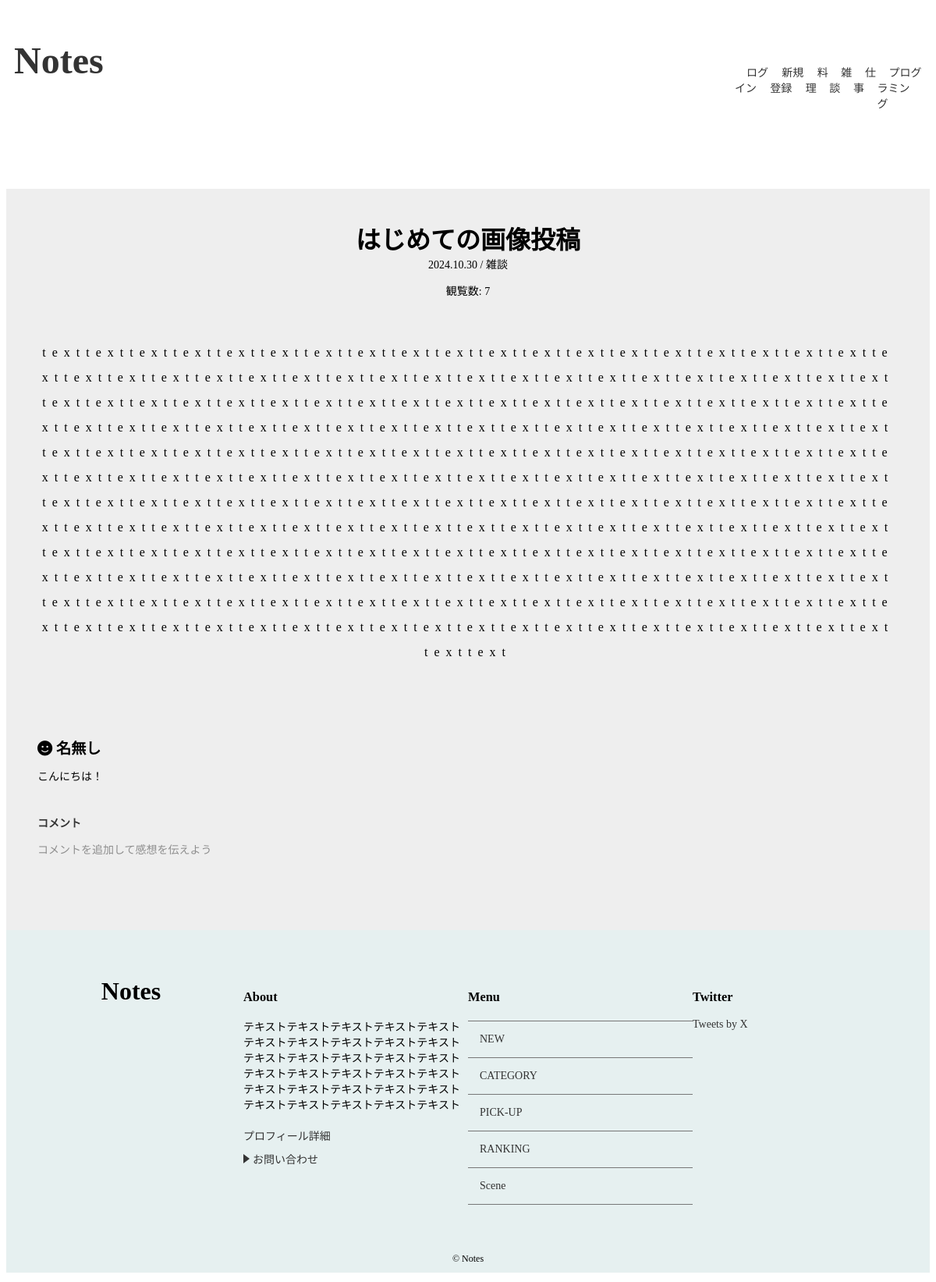
/detail/4/, run on the app's committed database.
### notes/models.py (models this page shows, shortened)
class Post(models.Model):
    title = models.CharField('タイトル',max_length=255)
    image = models.ImageField(upload_to='images',verbose_name='イメージ画像',null=True, blank=True)
    text = models.TextField('本文')
    author = models.ForeignKey(User, on_delete=models.CASCADE, verbose_name='著者', null=True, blank=True)
    created_at = models.DateTimeField('作成日',default=timezone.now)
    category = models.ForeignKey(Category,verbose_name='カテゴリ',on_delete=models.PROTECT)
    views = models.PositiveIntegerField(default=1)
    tags = TaggableManager()

class Category(models.Model):
    name = models.CharField('カテゴリ',max_length=30)
    image = models.ImageField(upload_to='category_images/', blank=True,null=True)
    created_at = models.DateField('作成日',default=timezone.now)
    def __str__(self):
        return self.name

class Comment(models.Model):
    name = models.CharField('コメント',max_length=30,default='名無し')
    text = models.TextField('本文')
    post = models.ForeignKey(Post,verbose_name='紐づく記事',on_delete=models.PROTECT)
    created_at = models.DateField('作成日',default=timezone.now)

### notes/views.py (the view)
# urls.py: path('detail/<int:pk>/',views.DetailView.as_view(),name='detail'),
class DetailView(generic.DetailView):
    model = Post
    def get(self, request, *args, **kwargs):
        response = super().get(request, *args, **kwargs)
        post = self.get_object()
        post.views += 1
        post.save()
        return response

### notes/context_processors.py (called while the page is built)
def common(repuest):
    context = {
        'category_list':Category.objects.all(),
    }
    return context

### notes/templates/notes/post_detail.html
{% extends 'notes/base.html' %}
{% load static %}
{% block extra_css %}
<link rel="stylesheet" href="{% static 'notes/css/detail.css' %}">
{% endblock %}
{% block content %}
{% if post %}
<div id="post-detail-container">
  <div id="post-detail" class="wrapper">
    <div id="post-detail-title">{{ post.title }}</div>
    <div id="post-detail-created_at">
      {{ post.created_at|date:"Y.m.d"}} / {{ post.category }}
    </div>
    <p>観覧数: {{ post.views }}</p>
    <div id="post-detail-text">
      {{ post.text|linebreaksbr }}
    </div>
    {% else %}
    <p>データが見つかりませんでした。</p>
  {% endif %}
  </div>
    <div id="post-detail-comments" class="wrapper">
    {% for comment in post.comment_set.all %}
    <div id="comment-content">
      <div id="comment-name">
        <i class="fa-solid fa-face-smile"></i> {{ comment.name }}
      </div>
      <div id="comment-text">
        {{ comment.text|linebreaksbr }}
      </div>
    </div>
    {% endfor %}
    <div id="comment-btn">
      <a  href="{% url 'notes:comment' post.pk %}">コメント</a>
      <p>コメントを追加して感想を伝えよう</p>
    </div>
  </div>
</div>
{% endblock %}

### notes/static/notes/css/index.css (style rules this page uses)
* { box-sizing: border-box; }
html { font-size: 100%; scroll-behavior: smooth; }
body { font-size: 0.875rem; background-color: #ffffff; }
a { color: #333; text-decoration: none; transform: all 0.5s; }
.wrapper { max-width: 1200px; margin: 0 auto; padding: 0 0; }
@media (min-width: 768px) { #post-detail-title { font-size: 1.5rem; } }
@media (min-width: 768px) { #post-detail-text { padding: 20px; } }

### notes/static/notes/css/detail.css (style rules this page uses)
#post-detail-container { max-width: 100%; background-color: #eeeeee; padding-top: 40px; padding-bottom: 40px; margin: 0 auto; min-height: 100vh; }
#post-detail { text-align: center; }
#post-detail-title { font-size: 2rem; font-weight: bold; }
#post-detail-text { max-width: 100%; padding: 40px 40px; box-sizing: border-box; word-wrap: break-word; font-size: 1rem; letter-spacing: 0.5em; line-height: 2; }
#post-detail-comments { padding: 40px 40px; }
#comment-content { margin-bottom: 40px; }
#comment-name { font-size: 1.2rem; font-weight: bold; padding: 12px 0 ; }
#comment-btn a { font-weight: bold; }
#comment-btn p { opacity: 0.4; }

### data on the page
Post: title "はじめての画像投稿", created_at "2024.10.30", category "雑談", views "7", text "texttexttexttexttexttexttexttexttexttexttexttexttexttexttexttexttexttexttexttexttexttexttexttexttexttexttexttexttexttexttexttexttexttexttexttexttexttexttexttexttexttexttexttexttexttexttexttexttexttexttexttexttexttexttexttexttexttexttexttexttexttexttexttexttexttexttexttexttexttexttexttexttexttexttexttexttexttexttexttexttexttexttexttexttexttexttexttexttexttexttexttexttexttexttexttexttexttexttexttexttexttexttexttexttexttexttexttexttexttexttexttexttexttexttexttexttexttexttexttexttexttexttexttexttexttexttexttexttexttexttexttexttexttexttexttexttexttexttexttexttexttexttexttexttexttexttexttexttexttexttexttexttexttexttexttexttexttexttexttexttexttexttexttexttexttexttexttexttexttexttexttexttexttexttext…"
Comment: name "名無し", text "こんにちは！"
